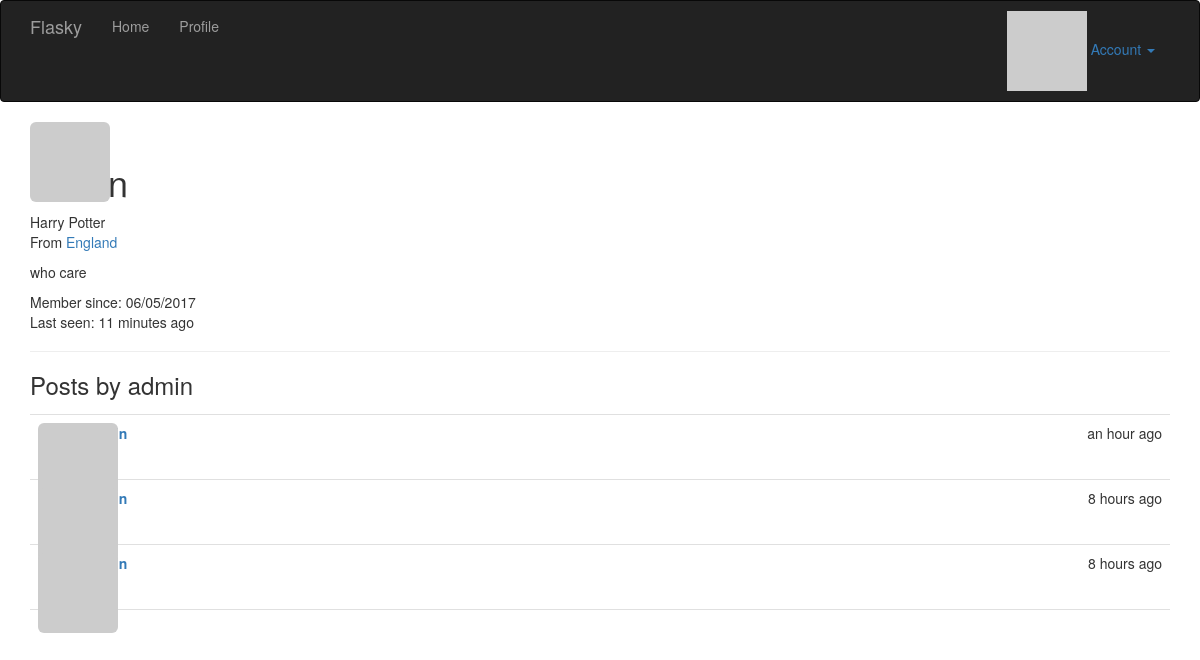
/user/admin (signed in), run on the app's committed database.
### app/models.py (models this page shows, shortened)
class User(UserMixin, db.Model):
    __tablename__ = 'users'
    id = db.Column(db.Integer, primary_key=True)
    email = db.Column(db.String(64), unique=True, index=True)
    username = db.Column(db.String(64), unique=True, index=True)
    role_id = db.Column(db.Integer, db.ForeignKey('roles.id'))
    password_hash = db.Column(db.String(128))
    confirmed = db.Column(db.Boolean, default=False)
    name = db.Column(db.String(64))
    location = db.Column(db.String(64))
    about_me = db.Column(db.Text())
    member_since = db.Column(db.DateTime(), default=datetime.utcnow)
    last_seen = db.Column(db.DateTime(), default=datetime.utcnow)
    avatar_hash = db.Column(db.String(32))
    posts = db.relationship("Post", backref="author", lazy="dynamic")
    def can(self, permissions):
        return self.role is not None and (self.role.permissions & permissions) == permissions
    def is_administrator(self):
        return self.can(Permission.ADMINISTER)
    @property
    def password(self):
        raise AttributeError("password is not a readable attribute")
    def gravatar(self, size=100, default="identicon", rating="g"):
        if request.is_secure:
            url = "http://secure.gravatar.com/avatar"
        else:
            url = 'http://www.gravatar.com/avatar'
        hash = self.avatar_hash or hashlib.md5(self.email.encode("utf-8")).hexdigest()
        return '{url}/{hash}?s={size}&d={default}&r={rating}'.format(
            url=url, hash=hash, size=size, default=default, rating=rating)
    def ping(self):
        self.last_seen = datetime.utcnow()
        db.session.add(self)

class Post(db.Model):
    __tabename__ = "posts"
    id = db.Column(db.Integer, primary_key=True)
    body = db.Column(db.Text)
    timestamp = db.Column(db.DateTime, index=True, default=datetime.utcnow)
    author_id = db.Column(db.Integer, db.ForeignKey("users.id"))

### app/main/views.py (the view)
@main.route("/user/<username>")
def user(username):
    user = User.query.filter_by(username=username).first()
    if user is None:
        abort(404)
    posts = user.posts.order_by(Post.timestamp.desc()).all()
    return render_template("user.html", user=user, posts=posts)

### app/auth/views.py (called while the page is built)
@auth.before_app_request
def before_request():
    if current_user.is_authenticated:
        current_user.ping()
        if not current_user.confirmed \
                and request.endpoint[:5] != "auth.":
            return redirect(url_for("auth.unconfirmed"))

### app/main/__init__.py (called while the page is built)
@main.app_context_processor
def inject_permissions():
    return dict(Permission=Permission)

### app/models.py (called while the page is built)
@login_manager.user_loader
def load_user(user_id):
    return User.query.get(int(user_id))

### app/templates/user.html (shortened to what this page needs)
{% extends 'base.html' %}
{% block page_content %}
    <img class="img-rounded profile-thumbnail" src="{{ user.gravatar(size=256) }}" >
	<div class="page-header">
        <h1>{{ user.username }}</h1>
        {% if user.name or user.location %}
        <p>
            {% if user.name %}{{ user.name }}{% endif %}
            {% if user.location %}
                <br />
                From <a href="http://maps.google.com/?q={{ user.location }}">
                    {{ user.location }}
                </a>
            {% endif %}
        </p>
    {% endif %}
    {% if user.about_me %}
        <p>{{ user.about_me }}</p>
    {% endif %}
    <p>
        Member since: {{ moment(user.member_since).format("L") }}<br />
        Last seen: {{ moment(user.last_seen).fromNow() }}
    </p>
	</div>
    <h3>Posts by {{ user.username }}</h3>
    {% include "_posts.html" %}
{% endblock %}

### app/templates/_posts.html (shortened to what this page needs)
<ul class="posts">
    {% for post in posts %}
        <li class="post">
            <div class="post-thumbnail">
                <a href="{{ url_for(".user", username=post.author.username) }}">
                    <img class="img-rounded profile-thumbnail"
                         src="{{ post.author.gravatar(size=40) }}">
                </a>
            </div>
            <div class="post-content">
                <div class="post-date">
                    {{ moment(post.timestamp).fromNow() }}
                </div>
                <div class="post-author">
                    <a href="{{ url_for('.user', username=post.author.username) }}">
                    </a>
                </div>
                <div class="post-body">
                </div>
            </div>
        </li>
    {% endfor %}
</ul>

### app/static/css/styles.css (style rules this page uses)
.profile-thumbnail { position: absolute; }
ul.posts { list-style-type: none; padding: 0px; margin: 16px 0px 0px 0px; border-top: 1px solid #e0e0e0; }
ul.posts li.post { padding: 8px; border-bottom: 1px solid #e0e0e0; }
div.post-date { float: right; }
div.post-author { font-weight: bold; }
div.post-thumbnail { position: absolute; }
div.post-content { margin-left: 48px; min-height: 48px; }

### data on the page
User: name "Harry Potter", location "England", about_me "who care", member_since "06/05/2017", last_seen "11 minutes ago", username "admin"
Post: timestamp "an hour ago"
Post: timestamp "8 hours ago"
Post: timestamp "8 hours ago"
